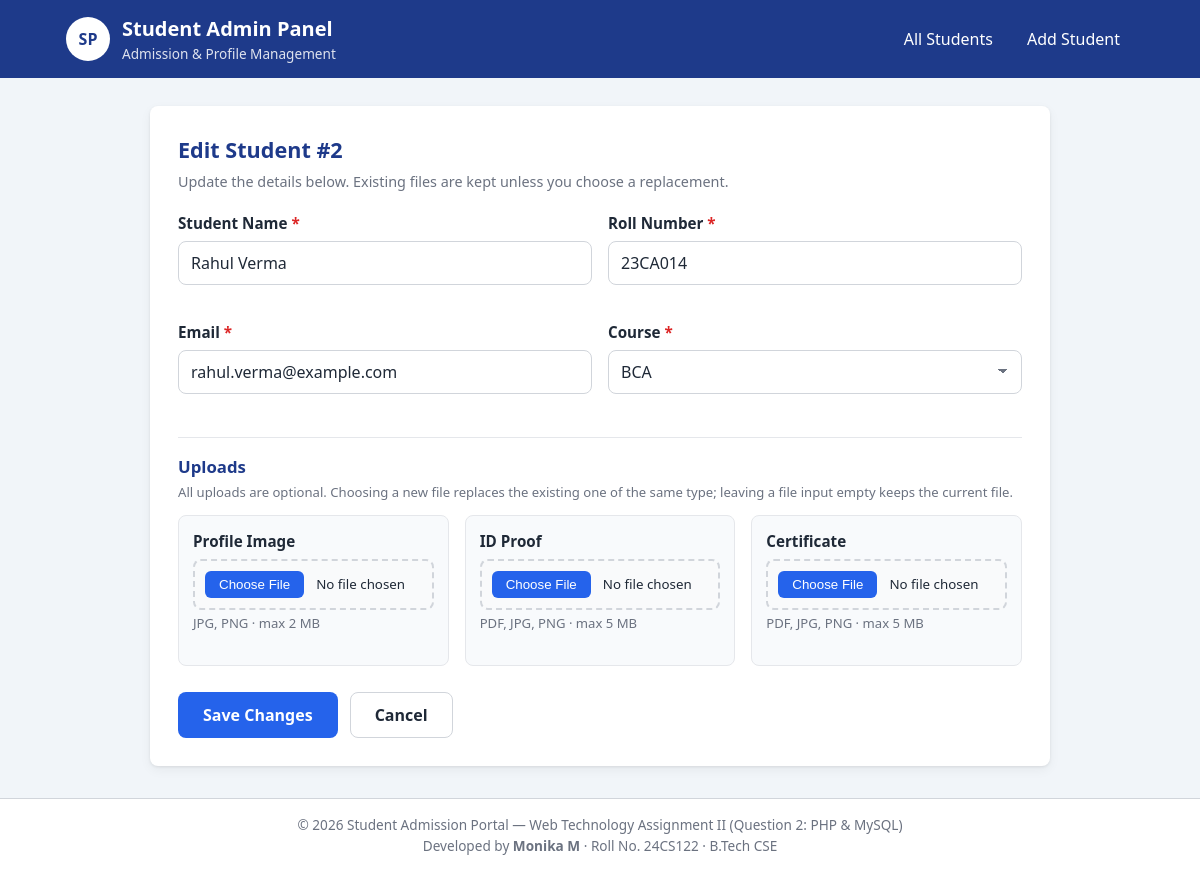
Screenshot of /Question2_PHP/edit_student.php?id=2 with the database file from the repository.
### tables this page shows
CREATE TABLE students (
    student_id   INT UNSIGNED  NOT NULL AUTO_INCREMENT,
    name         VARCHAR(50)   NOT NULL,
    roll_number  VARCHAR(15)   NOT NULL,
    email        VARCHAR(100)  NOT NULL,
    course       VARCHAR(50)   NOT NULL,
    created_at   TIMESTAMP     NOT NULL DEFAULT CURRENT_TIMESTAMP,
    updated_at   TIMESTAMP     NOT NULL DEFAULT CURRENT_TIMESTAMP ON UPDATE CURRENT_TIMESTAMP,

    PRIMARY KEY (student_id),
    UNIQUE KEY uq_students_roll (roll_number),    
    UNIQUE KEY uq_students_email (email),         
    CONSTRAINT chk_students_email CHECK (email LIKE '%_@_%._%')
);

### Question2_PHP/functions.php (called while the page is built, shortened)
<?php
function e($value): string
{
    return htmlspecialchars((string) $value, ENT_QUOTES, 'UTF-8');
}
function find_student(mysqli $conn, int $id): ?array
{
    $stmt = $conn->prepare('SELECT * FROM students WHERE student_id = ?');
    $stmt->bind_param('i', $id);
    $stmt->execute();
    $student = $stmt->get_result()->fetch_assoc();
    return $student ?: null;
}
function get_id_param(): int
{
    $id = filter_input(INPUT_GET, 'id', FILTER_VALIDATE_INT, ['options' => ['min_range' => 1]]);
    return $id ?: 0;
}
function format_size(int $bytes): string
{
    if ($bytes >= 1048576) {
        return round($bytes / 1048576, 2) . ' MB';
    }
    return $bytes . ' bytes';
}

### Question2_PHP/includes/student_form.php (the view, shortened to what this page needs)
<form method="post" enctype="multipart/form-data" novalidate data-validate>
    <div class="form-row">
        <div class="form-group">
            <label for="name">Student Name <span class="required">*</span></label>
            <input type="text" id="name" name="name" maxlength="50" value="<?= e($data['name']) ?>"
                   placeholder="e.g. Monika M"
                   class="<?= isset($errors['name']) ? 'invalid' : '' ?>">
            <span class="error-message" id="nameError"><?= e($errors['name'] ?? '') ?></span>
        </div>
        <div class="form-group">
            <label for="roll_number">Roll Number <span class="required">*</span></label>
            <input type="text" id="roll_number" name="roll_number" maxlength="15" value="<?= e($data['roll_number']) ?>"
                   placeholder="e.g. 24CS122" class="<?= isset($errors['roll_number']) ? 'invalid' : '' ?>">
            <span class="error-message" id="roll_numberError"><?= e($errors['roll_number'] ?? '') ?></span>
        </div>
    </div>
    <div class="form-row">
        <div class="form-group">
            <label for="email">Email <span class="required">*</span></label>
            <input type="email" id="email" name="email" maxlength="100" value="<?= e($data['email']) ?>"
                   placeholder="e.g. monikam232007@gmail.com"
                   class="<?= isset($errors['email']) ? 'invalid' : '' ?>">
            <span class="error-message" id="emailError"><?= e($errors['email'] ?? '') ?></span>
        </div>
        <div class="form-group">
            <label for="course">Course <span class="required">*</span></label>
            <select id="course" name="course" class="<?= isset($errors['course']) ? 'invalid' : '' ?>">
                <?php foreach (COURSES as $course): ?>
                    <option value="<?= e($course) ?>" <?= $data['course'] === $course ? 'selected' : '' ?>><?= e($course) ?></option>
                <?php endforeach; ?>
            </select>
            <span class="error-message" id="courseError"><?= e($errors['course'] ?? '') ?></span>
        </div>
    </div>
    <h3 class="section-title">Uploads</h3>
    <p class="hint">All uploads are optional. Choosing a new file replaces the existing one of the same type;
        leaving a file input empty keeps the current file.</p>
    <div class="upload-grid">
        <?php foreach (FILE_RULES as $category => $rules): ?>
            <?php
                $extensions = array_unique(array_values($rules['types']));
                $accept = '.' . implode(',.', $extensions);
            ?>
            <div class="form-group upload-box">
                <label for="<?= e($category) ?>"><?= e($rules['label']) ?></label>
                <input type="file" id="<?= e($category) ?>" name="<?= e($category) ?>" accept="<?= e($accept) ?>"
                       data-max-size="<?= (int) $rules['max_size'] ?>" data-extensions="<?= e(implode(',', $extensions)) ?>"
                       class="<?= isset($errors[$category]) ? 'invalid' : '' ?>">
                <small class="hint"><?= e(strtoupper(implode(', ', $extensions))) ?> &middot; max <?= e(format_size($rules['max_size'])) ?></small>
                <span class="error-message" id="<?= e($category) ?>Error"><?= e($errors[$category] ?? '') ?></span>
            </div>
        <?php endforeach; ?>
    </div>
    <div class="form-actions">
        <button type="submit" class="btn btn-primary"><?= e($submitLabel) ?></button>
        <a href="index.php" class="btn btn-secondary">Cancel</a>
    </div>
</form>

### Question2_PHP/style.css (style rules this page uses)
:root { --primary: #1e3a8a; --primary-light: #2563eb; --primary-hover: #1d4ed8; --bg: #f1f5f9; --card-bg: #ffffff; --text: #1f2937; --text-muted: #6b7280; --border: #d1d5db; --error: #dc2626; --error-bg: #fef2f2; --success: #15803d; --success-bg: #f0fdf4; --radius: 8px; --shadow: 0 1px 3px rgba(0, 0, 0, 0.08), 0 4px 12px rgba(0, 0, 0, 0.05); }
* { box-sizing: border-box; margin: 0; padding: 0; }
body { font-family: "Segoe UI", Roboto, Arial, sans-serif; font-size: 16px; line-height: 1.5; color: var(--text); background-color: var(--bg); min-height: 100vh; display: flex; flex-direction: column; }
.form-group { margin-bottom: 18px; display: flex; flex-direction: column; }
.form-row { display: grid; grid-template-columns: 1fr 1fr; gap: 16px; }
label { font-weight: 600; font-size: 0.95rem; margin-bottom: 6px; }
.required { color: var(--error); }
input[type="text"], input[type="email"], input[type="password"], select { width: 100%; padding: 10px 12px; font-size: 1rem; font-family: inherit; color: var(--text); background-color: #ffffff; border: 1px solid var(--border); border-radius: var(--radius); }
select { appearance: none; -webkit-appearance: none; background-image: linear-gradient(45deg, transparent 50%, var(--text-muted) 50%), linear-gradient(135deg, var(--text-muted) 50%, transparent 50%); background-position: calc(100% - 18px) 50%, calc(100% - 13px) 50%; background-size: 5px 5px, 5px 5px; background-repeat: no-repeat; padding-right: 36px; cursor: pointer; }
input[type="file"] { width: 100%; padding: 10px; border: 2px dashed var(--border); border-radius: var(--radius); background-color: #f9fafb; font-family: inherit; cursor: pointer; }
.hint { color: var(--text-muted); font-size: 0.82rem; margin-top: 4px; }
.error-message { color: var(--error); font-size: 0.85rem; margin-top: 4px; min-height: 1em; }
.form-actions { display: flex; gap: 12px; margin-top: 8px; }
.btn { display: inline-block; padding: 10px 24px; font-size: 1rem; font-family: inherit; font-weight: 600; border-radius: var(--radius); border: 1px solid transparent; cursor: pointer; text-decoration: none; text-align: center; }
.btn-primary { background-color: var(--primary-light); color: #ffffff; }
.btn-secondary { background-color: #ffffff; color: var(--text); border-color: var(--border); }
a { color: var(--primary-light); }
.section-title { font-size: 1.05rem; color: var(--primary); margin: 8px 0 2px; padding-top: 16px; border-top: 1px solid #e5e7eb; }
.upload-grid { display: grid; grid-template-columns: repeat(3, 1fr); gap: 16px; margin-top: 12px; }
.upload-box { padding: 14px; background-color: #f8fafc; border: 1px solid #e5e7eb; border-radius: var(--radius); }

### rows the page displays
students: name "Rahul Verma", roll_number "23CA014", email "rahul.verma@example.com"

### other values shown
$id "2"
$rules['label'] "Profile Image"
implode(', ', $extensions) "JPG, PNG"
format_size($rules['max_size']) "2 MB"
$rules['label'] "ID Proof"
implode(', ', $extensions) "PDF, JPG, PNG"
format_size($rules['max_size']) "5 MB"
$rules['label'] "Certificate"
$submitLabel "Save Changes"
form field course "BCA"
